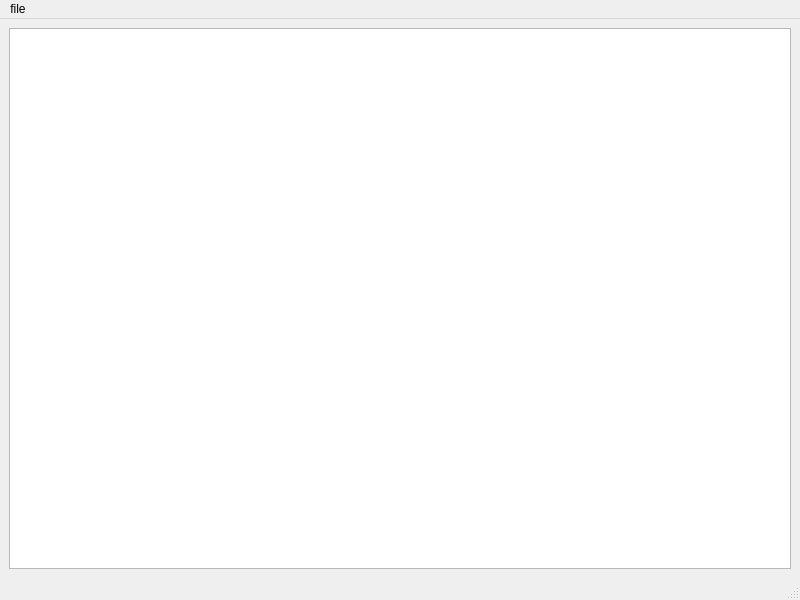
<?xml version="1.0" encoding="UTF-8"?>
<ui version="4.0">
 <class>MainWindow</class>
 <widget class="QMainWindow" name="MainWindow">
  <property name="geometry">
   <rect>
    <x>0</x>
    <y>0</y>
    <width>800</width>
    <height>600</height>
   </rect>
  </property>
  <property name="windowTitle">
   <string>MainWindow</string>
  </property>
  <widget class="QWidget" name="centralwidget">
   <layout class="QGridLayout" name="gridLayout">
    <item row="0" column="0">
     <widget class="QTableWidget" name="loaded_data_table">
      <property name="editTriggers">
       <set>QAbstractItemView::NoEditTriggers</set>
      </property>
      <property name="wordWrap">
       <bool>false</bool>
      </property>
     </widget>
    </item>
   </layout>
  </widget>
  <widget class="QMenuBar" name="menubar">
   <property name="geometry">
    <rect>
     <x>0</x>
     <y>0</y>
     <width>800</width>
     <height>22</height>
    </rect>
   </property>
   <widget class="QMenu" name="menufile">
    <property name="title">
     <string>file</string>
    </property>
    <addaction name="actionload_data"/>
   </widget>
   <addaction name="menufile"/>
  </widget>
  <widget class="QStatusBar" name="statusbar"/>
  <action name="actionload_data">
   <property name="text">
    <string>load data</string>
   </property>
  </action>
 </widget>
 <resources/>
 <connections/>
</ui>
